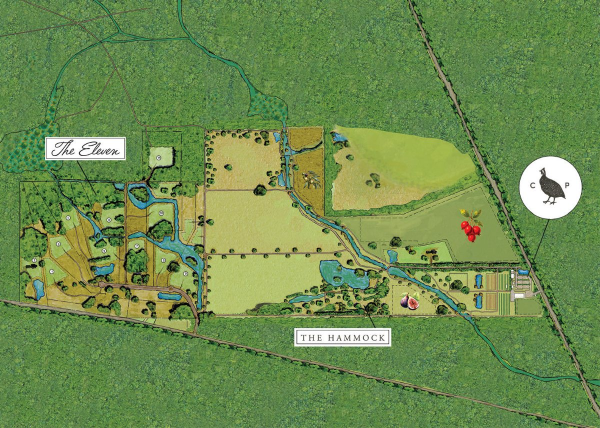
#> input picture emails/the-eleven-intro/images/eleven-intro-02-farm-map.jpg, 1200 x 856 px, given in place of e0328b3e-image.jpg, which was not available (shown at 1/2 size)
$ python optimize_batch3.py ../emails/the-eleven-intro/images ../emails/the-eleven-intro/images/eleven-intro-03-claim-map.jpg ../emails/the-eleven-intro/images/eleven-intro-03-claim-map.jpg
#> lines starting #> are read from the running program, lines starting #| are printed output that depends on the picture
"""Batch 3 — lakes drone, full farm map (+ Eleven detail), inspiration images, film poster.
Usage: python3 -I optimize_batch3.py UPLOAD_DIR OUT_DIR POSTER_JPG
"""
import os, sys
from PIL import Image
Image.MAX_IMAGE_PIXELS = None
SRC, OUT, POSTER = sys.argv[1], sys.argv[2], sys.argv[3]

def save(im, name, widths, q=78):
    im = im.convert("RGB")
    for w in widths:
        w = min(w, im.width); h = round(im.height * w / im.width)
        r = im.resize((w, h), Image.LANCZOS) if w != im.width else im
        b = os.path.join(OUT, f"{name}-{w}")
        r.save(b + ".webp", "WEBP", quality=q, method=6)
        r.save(b + ".jpg", "JPEG", quality=80, optimize=True, progressive=True)
        print(f"{name}-{w}", w, h, os.path.getsize(b + ".webp") // 1024, "KB")

save(Image.open(os.path.join(SRC, "e0328b3e-image.jpg")), "the-eleven-lakes-drone-cary-state-forest", [800, 1600, 1920], q=74)
#> in save, im is the input picture: PIL image 1200x856 RGB; mean R, G, B 109.3, 140.2, 78.8
#> the loop in save, `for w in widths:` made 3 passes
#> (w, h) on passes 1 to 3: (800, 571), (1200, 856), (1200, 856)
#| the-eleven-lakes-drone-cary-state-forest-800 800 571 106 KB
#| the-eleven-lakes-drone-cary-state-forest-1200 1200 856 240 KB
#| the-eleven-lakes-drone-cary-state-forest-1200 1200 856 240 KB
#> pass 1, in save, `r = im.resize((w, h), Image.LANCZOS) if w != im.width else im`:
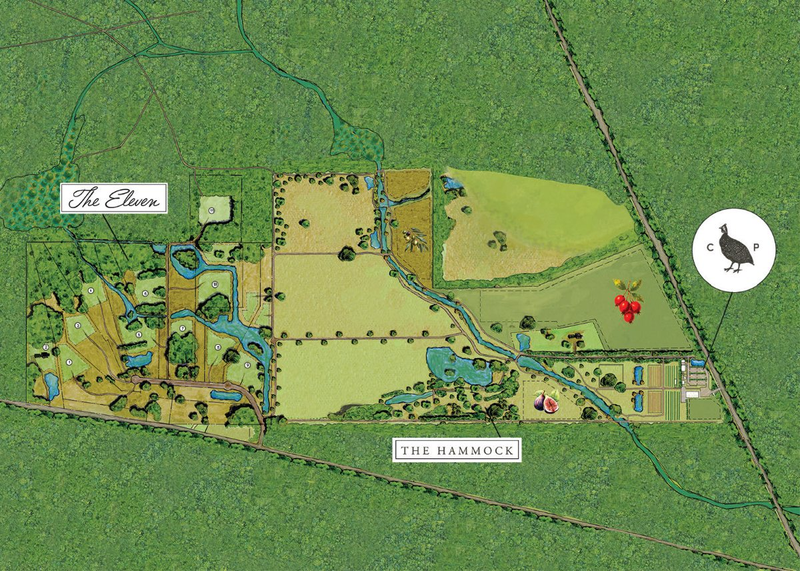
#> r: PIL image 800x571 RGB; mean R, G, B 109.3, 140.2, 78.8
fm = Image.open(os.path.join(SRC, "Overall_Farm_Map.jpg"))
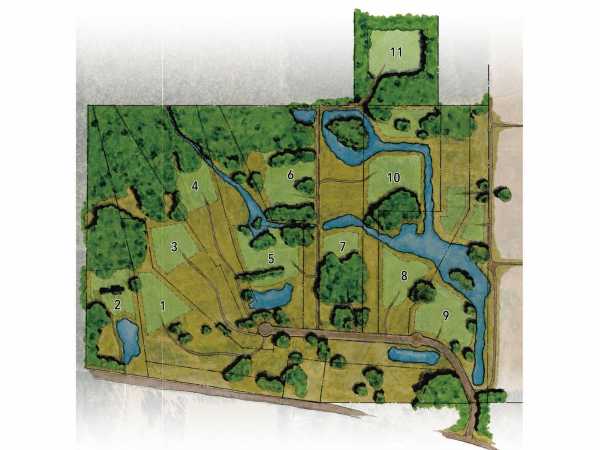
#> input picture emails/the-eleven-intro/images/eleven-intro-03-claim-map.jpg, 1200 x 900 px, given in place of Overall_Farm_Map.jpg, which was not available (shown at 1/2 size)
#> fm is the input picture: PIL image 1200x900 RGB; mean R, G, B 171.4, 178.4, 152.4
fm.draft("RGB", (3900, 2782)); fm = fm.convert("RGB")
save(fm, "congaree-penn-overall-farm-map", [1000, 2000, 2800], q=76)
#> the loop in save (call 2), `for w in widths:` made 3 passes
#| congaree-penn-overall-farm-map-1000 1000 750 64 KB
#| congaree-penn-overall-farm-map-1200 1200 900 85 KB
#| congaree-penn-overall-farm-map-1200 1200 900 85 KB
#> pass 1, in save (call 2), `r = im.resize((w, h), Image.LANCZOS) if w != im.width else im`:
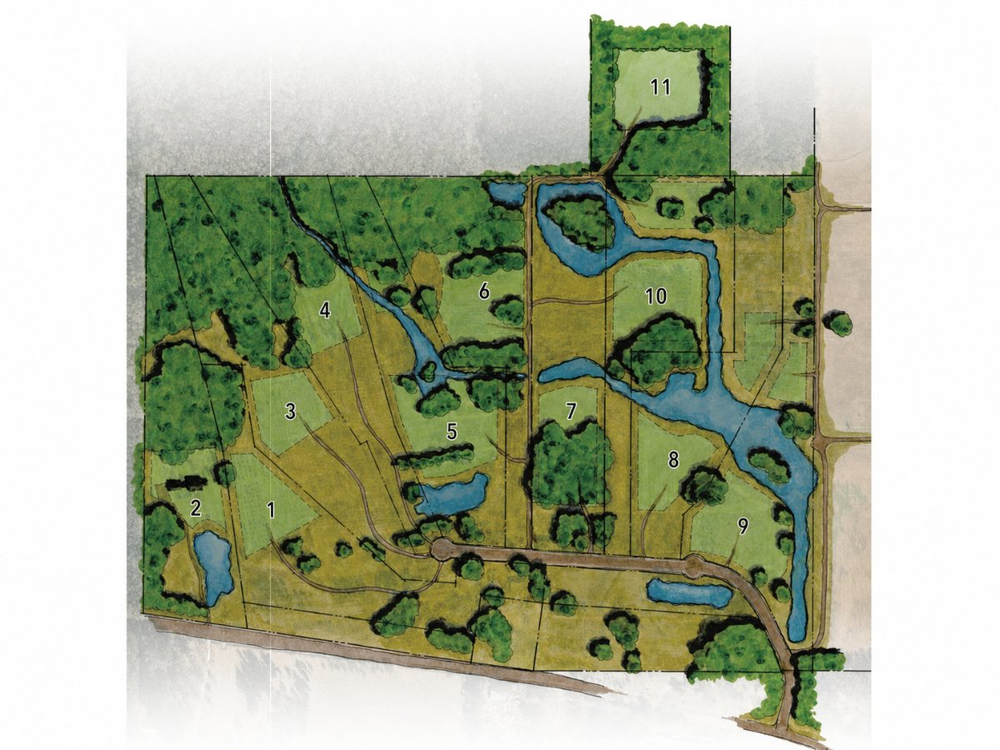
#> r: PIL image 1000x750 RGB; mean R, G, B 171.4, 178.4, 152.4
# The Eleven detail from the full-resolution map (western third)
full = Image.open(os.path.join(SRC, "Overall_Farm_Map.jpg")).convert("RGB")
W, H = full.size
#> W = 1200; H = 900
det = full.crop((0, int(H * 0.27), int(W * 0.37), int(H * 0.80)))
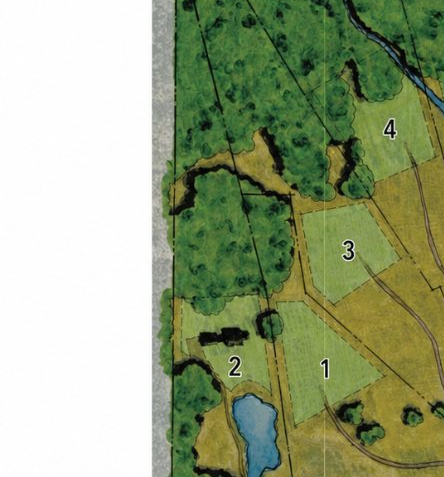
#> det: PIL image 444x477 RGB; mean R, G, B 151.9, 164.1, 128.2
save(det, "the-eleven-claims-detail-farm-map", [900, 1800], q=76)
save(Image.open(os.path.join(SRC, "2a3d5689-image.webp")), "inspiration-indoor-outdoor-living-illustrative", [800, 1248])
#> (the run stopped early here; a loop or call above may not have finished)
